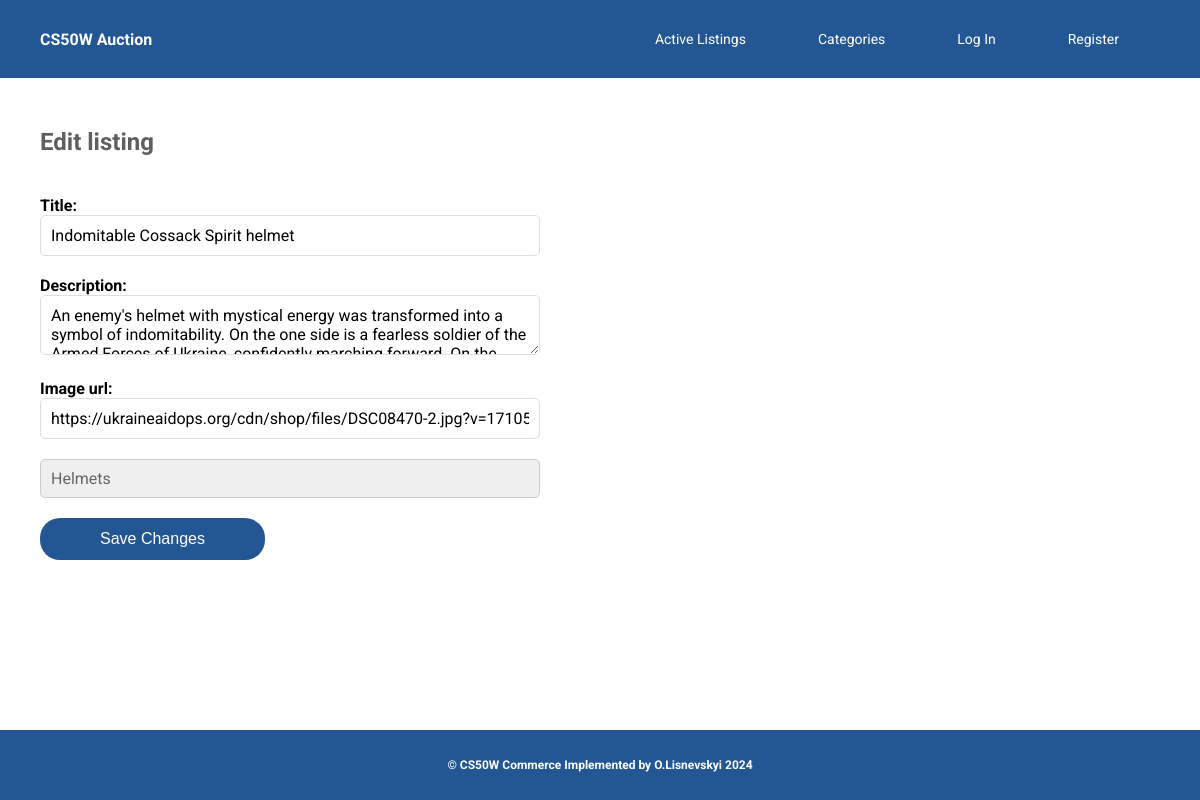
Page /edit_listing/11 on the earlier database version.
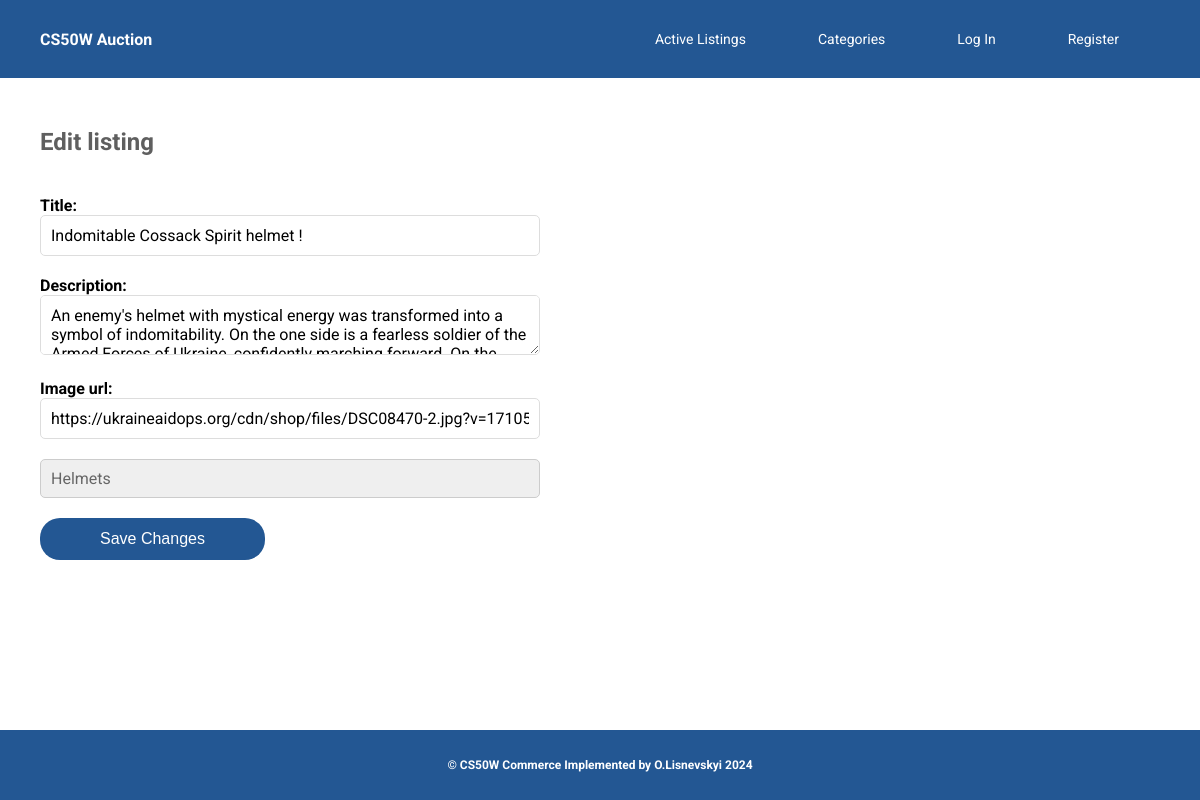
Same page on the later database version.
### auctions/models.py (models this page shows, shortened)
class Listing(models.Model):
    title = models.CharField(max_length=50)
    description = models.CharField(max_length=500)
    initial_bid = models.ForeignKey(Bid, on_delete=models.CASCADE, blank=True, null=True, related_name="userBid")
    image_url = models.URLField(max_length=500)
    is_active = models.BooleanField(default=True)
    listing_owner = models.ForeignKey(User, on_delete=models.CASCADE, blank=True, null=True, related_name="listings")
    category = models.ForeignKey(Category, on_delete=models.CASCADE,  blank=True, null=True, related_name="listings")
    watch_list = models.ManyToManyField(User, blank=True, null=True, related_name="watchlist" )
    creating_date = models.DateTimeField(auto_now_add=True)
    closing_date = models.DateTimeField(null=True, blank=True)
    bids = models.ManyToManyField(Bid, blank=True, related_name="listings")

class Category(models.Model):
    category = models.CharField(max_length=30)

### auctions/views.py (the view)
# urls.py: path("edit_listing/<int:listing_id>", views.edit_listing, name="edit_listing"),
def edit_listing(request, listing_id):
    listing_data = Listing.objects.get(pk=listing_id)
    categories = Category.objects.all()
    if request.method == 'POST':
        title = request.POST.get('title', '')
        description = request.POST.get('description', '')
        img_url = request.POST.get('imageUrl', '')
        category_id = request.POST.get('category')
        listing_data.title=title
        listing_data.description=description
        listing_data.image_url=img_url
        listing_data.category=Category.objects.get(pk=category_id)
        listing_data.save()
        return HttpResponseRedirect(reverse("auctions:select_listing", args=[listing_id]))
    else:
        return render(request, "auctions/edit_listing.html", {
            "listing": listing_data,
            "categories": categories
        })

### auctions/templates/auctions/edit_listing.html (shortened to what this page needs)
{% extends "auctions/layout.html" %}
{% block body %}
<h2 class="nav-title">Edit listing</h2>
<form
  action="{% url 'auctions:edit_listing'  listing.id %}"
  method="post">
  <div class="form-group">
    <h4>Title:</h4>
    <input
      id="title"
      autofocus
      class="form-control"
      type="text"
      name="title"
      value="{{ listing.title }}"
    />
  </div>
  <div class="form-group">
    <h4>Description:</h4>
    <textarea
      class="form-control"
      name="description"
      required>{{ listing.description}}</textarea>
  </div>
  <div class="form-group">
    <h4>Image url:</h4>
    <input
      class="form-control"
      type="text"
      name="imageUrl"
      value="{{ listing.image_url }}" />
  </div>
  <div class="form-group">
    <select name="category" class="custom-select edit-category">
      {% for category in categories %}
          <option value="{{ category.id }}" {% if category.id == listing.category.id %}selected{% endif %}>
              {{ category.category }}
          </option>
      {% endfor %}
    </select>
  </div>
  <input
    class="btn"
    type="submit"
    value="Save Changes"
  />
</form>
{% endblock %}

Differences in the rows shown:
changed Listing "https://ukraineaidops.org/cdn/shop/files/DSC08470-2.jpg?v=1710577409&width=600": title "Indomitable Cossack Spirit helmet" → "Indomitable Cossack Spirit helmet !"
